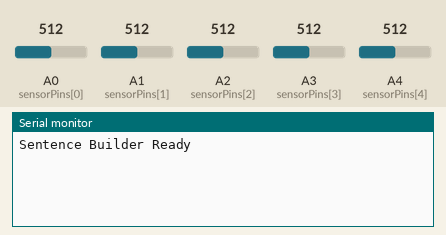
A sketch run on a simulated Arduino Uno, built with avr-gcc and run on an emulated ATmega328P. Parts: the last lines printed to the serial monitor. The inputs (shaded band) are chosen by the test bench; at power-on: A0 (sensorPins[0]) = 512, A1 (sensorPins[1]) = 512, A2 (sensorPins[2]) = 512, A3 (sensorPins[3]) = 512, A4 (sensorPins[4]) = 512.

Above: at 3.2 s.
3.3 s: A0 (sensorPins[0]) set to 810
At 5.2 s:
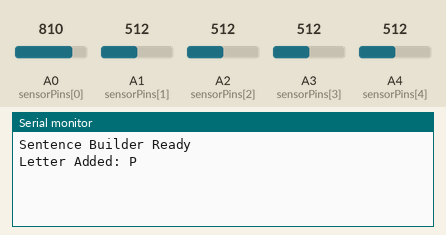
5.8 s: A1 (sensorPins[1]) set to 810
At 8.0 s:
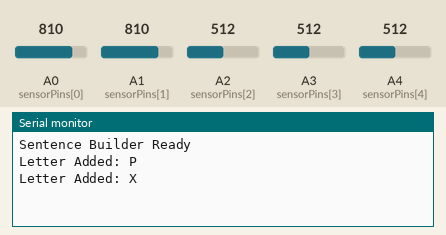
8.3 s: A2 (sensorPins[2]) set to 810
At 10.4 s:
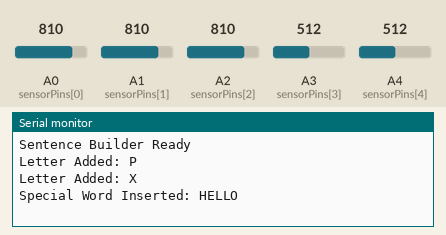
10.8 s: A3 (sensorPins[3]) set to 810
At 13.0 s:
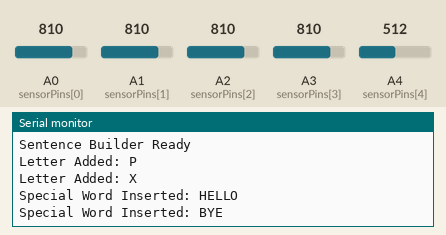
13.3 s: A4 (sensorPins[4]) set to 810
At 15.5 s:
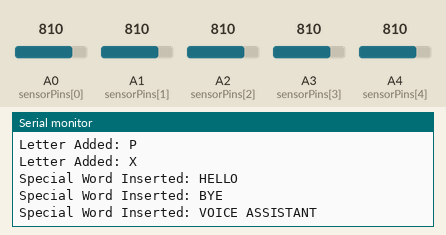
15.8 s: A0 (sensorPins[0]) set to 790
At 17.9 s:
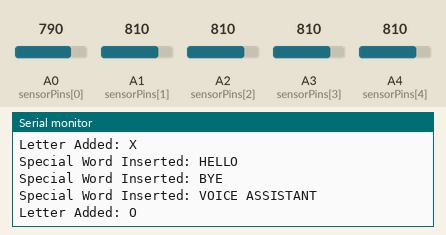

Measured:
- after the input at 3.3 s, the serial monitor: prints a new line after 1.0 s (image 1)
- after the input at 5.8 s, the serial monitor: prints a new line after 1.1 s (image 2)
- after the input at 8.3 s, the serial monitor: prints a new line after 1.0 s (image 3)
- after the input at 10.8 s, the serial monitor: prints a new line after 1.1 s (image 4)
- after the input at 13.3 s, the serial monitor: prints a new line after 1.0 s (image 5)
- after the input at 15.8 s, the serial monitor: prints a new line after 1.0 s (image 6)

The sketch:

sketch_sep30a.ino
```cpp
const int sensorPins[5] = {A0, A1, A2, A3, A4};
int threshold = 800;
int bits[5];

String currentWord = "";
String sentence = "";

unsigned long zeroStart = 0;
unsigned long activeStart = 0;
unsigned long lastAction = 0;

bool zeroState = false;
bool gestureLatched = false;
int currentCode = 0;

const unsigned long gestureHold = 1000;
const unsigned long wordPause  = 3000;
const unsigned long finalDelay = 2000;

void setup() {
  Serial.begin(9600);
  delay(2000); // wait for serial to stabilize
  Serial.println("Sentence Builder Ready");
}

void loop() {
  int code = 0;
  bool allZero = true;

  for (int i = 0; i < 5; i++) {
    int val = analogRead(sensorPins[i]);
    bits[i] = (val > threshold) ? 1 : 0;
    if (bits[i] == 1) allZero = false;
  }

  for (int i = 0; i < 5; i++) {
    code = (code << 1) | bits[i];
  }

  unsigned long now = millis();

  if (!allZero && code > 0 && code <= 32) {
    if (code != currentCode) {
      currentCode = code;
      activeStart = now;
      gestureLatched = false;
    }
    else if (!gestureLatched && (now - activeStart >= gestureHold)) {
      handleGesture(code);
      gestureLatched = true;
      lastAction = now;
    }
    zeroState = false;
  }

  // ---- Word completion on inactivity ----
  if (allZero) {
    if (!zeroState) {
      zeroStart = now;
      zeroState = true;
      currentCode = 0;
    }

    if ((now - zeroStart >= wordPause) && currentWord.length() > 0) {
      sentence += currentWord + " ";
      Serial.println("Word ended automatically (space added).");
      currentWord = "";
      lastAction = now;
    }

    if (sentence.length() > 0 && (now - lastAction >= finalDelay)) {
      Serial.print("FINAL SENTENCE: ");
      Serial.println(sentence);
      sentence = "";
    }
  }

  delay(50);
}

void handleGesture(int code) {
  if (code >= 1 && code <= 26) {
    // Skip H entirely (code 8)
    if (code == 8) return;

    char letter = 'A' + (code - 1);
    currentWord += letter;
    Serial.print("Letter Added: ");
    Serial.println(letter);
  }
  else if (code == 27) {
    sentence += currentWord + " ";
    currentWord = "";
    Serial.println("Space Added (Word Ended)");
  }
  else if (code == 28) {
    sentence += currentWord + " HELLO ";
    currentWord = "";
    Serial.println("Special Word Inserted: HELLO");
  }
  else if (code == 29) {
    sentence += currentWord + " I AM ";
    currentWord = "";
    Serial.println("Special Word Inserted: I AM");
  }
  else if (code == 30) {
    sentence += currentWord + " BYE ";
    currentWord = "";
    Serial.println("Special Word Inserted: BYE");
  }
  else if (code == 31) {
    sentence += currentWord + " VOICE ASSISTANT ";
    currentWord = "";
    Serial.println("Special Word Inserted: VOICE ASSISTANT");
  }
}
```
